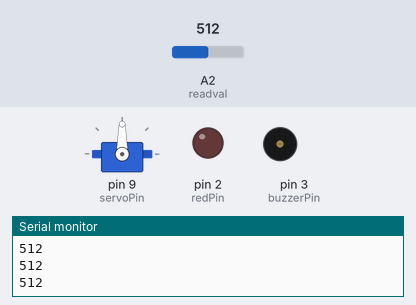
Bench run of a sketch on a simulated Arduino Uno, built with avr-gcc and run on an emulated ATmega328P. On the bench: servo, output pins drawn as LEDs (lit = HIGH), buzzer (waves = sounding, pin HIGH), the last lines printed to the serial monitor. Dashed ring = blinking. The test bench sets the inputs (shaded band); at power-on: A2 (readval) = 512. Pins used as bus, display or sensor lines are not drawn.

Above: at 1.2 s.
1.3 s: A2 (readval) set to 485
At 1.8 s:
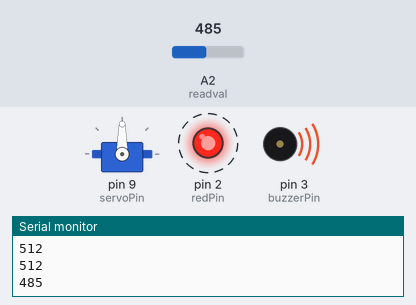
4.3 s: A2 (readval) set to 510
At 5.5 s:
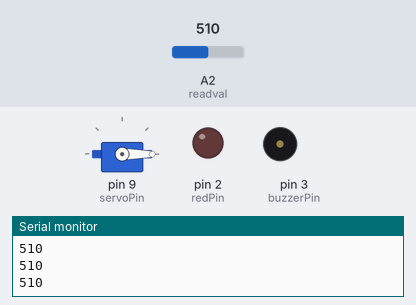
5.9 s: A2 (readval) set to 490
At 6.3 s:
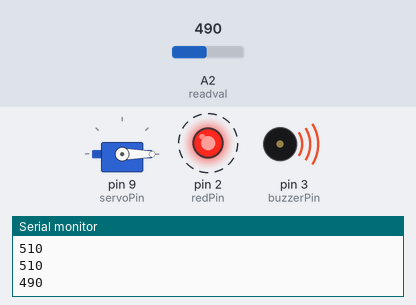
Timing chart, 0 to 14.9 s (numbered marks = the images above; inputs shaded):
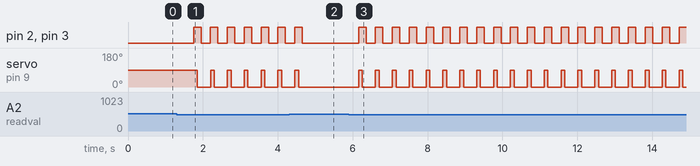

Measured:
- the behaviour switches between 500 and 499 on A2 (readval) (found by bisection; images 0 and 1)
- after the input at 1.3 s, pin 2 (redPin), pin 3 (buzzerPin): alternates HIGH for 0.20 s and LOW for 0.25 s, starting after 0.45 s; servo on pin 9 (servoPin): alternates 90° for 0.10 s and 0° for 0.35 s, starting after 0.55 s
- after the input at 4.3 s, pin 2 (redPin), pin 3 (buzzerPin): goes on until 4.7 s, then stays LOW; servo on pin 9 (servoPin): goes on until 4.6 s, then stays 0°
- after the input at 5.9 s, pin 2 (redPin), pin 3 (buzzerPin): alternates HIGH for 0.20 s and LOW for 0.25 s, starting after 0.26 s; servo on pin 9 (servoPin): alternates 90° for 0.10 s and 0° for 0.35 s, starting after 0.26 s

The sketch:

all_alarm.ino
```cpp
#include <Servo.h>
int servoPin=9;
int servoPos=90;
int servoPos1=0;
int photosensor = 5;
int readval = A2;
int readvalue;
int redPin = 2;
int buzzerPin = 3;
Servo myServo;
void setup() {
  // put your setup code here, to run once:
Serial.begin(9600);
myServo.attach(servoPin);
pinMode(photosensor , OUTPUT);
pinMode(readval , INPUT);
pinMode(redPin, OUTPUT);
pinMode(buzzerPin, OUTPUT);
}

void loop() {
digitalWrite(photosensor, 255);
readvalue = analogRead(readval);
Serial.println(readvalue);
delay(250);
if (readvalue < 500){
  digitalWrite(redPin, HIGH);
  digitalWrite(buzzerPin, HIGH);
  myServo.write(servoPos);
  delay(100);
  myServo.write(servoPos1);
  delay(100);
}
digitalWrite(redPin, LOW);
digitalWrite(buzzerPin, LOW);
  // put your main code here, to run repeatedly:
}
```
